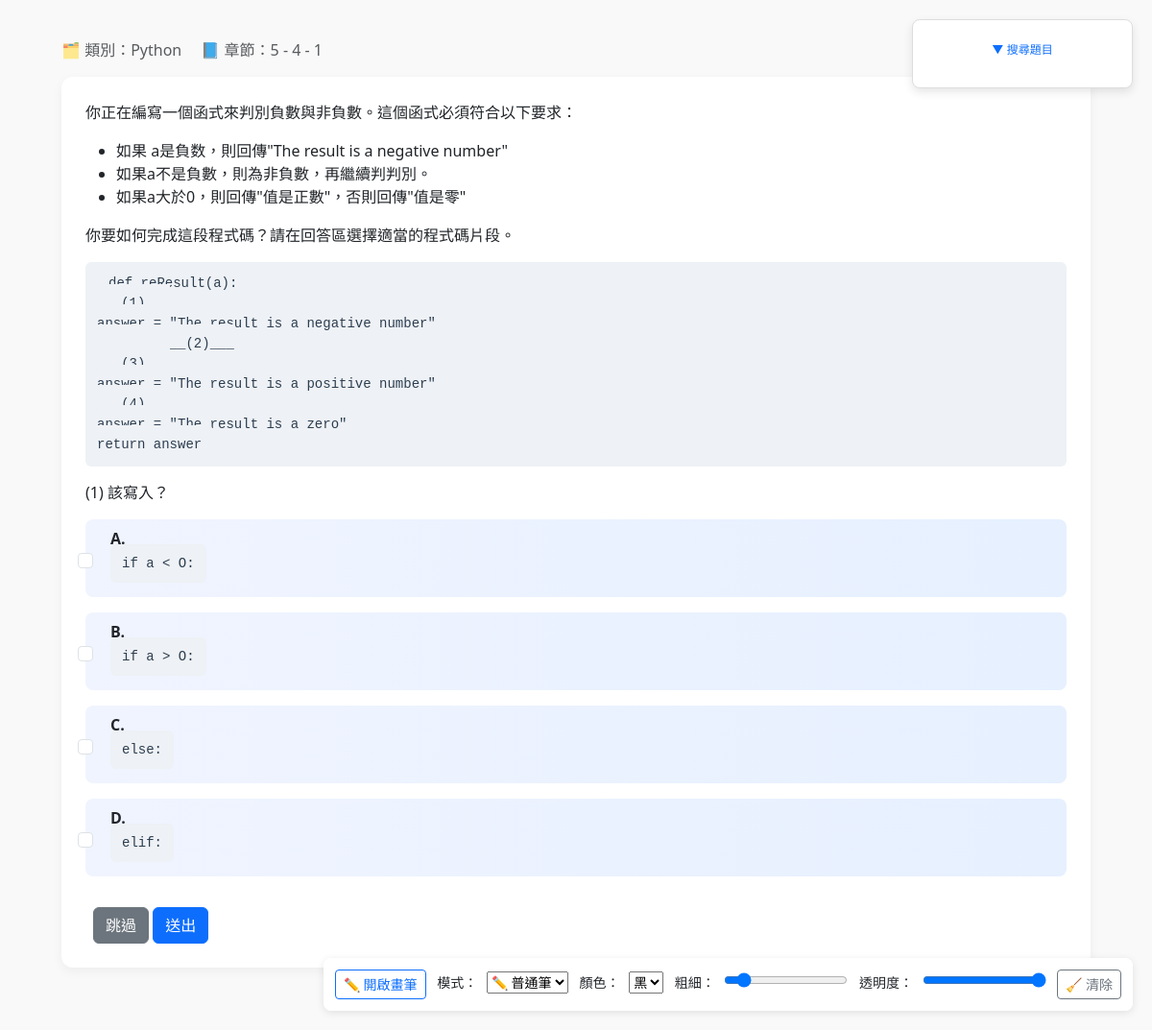
The page /mock/ on the database its author committed.
### quiz/models.py (models this page shows, shortened)
class Question(models.Model):
    chapter = models.CharField(max_length=10)
    number = models.CharField(max_length=10)
    question_text = models.TextField()
    choice_a = models.TextField()
    choice_b = models.TextField()
    choice_c = models.TextField()
    choice_d = models.TextField()
    choice_e = models.TextField(default="X")
    choice_f = models.TextField(default="X")
    choice_g = models.TextField(default="X")
    choice_h = models.TextField(default="X")
    answer = models.CharField(max_length=20)  # 多個答案可用逗號分隔
    explanation = models.TextField(blank=True, default="")
    require_order = models.BooleanField(default=False)
    is_fill_in = models.BooleanField(default=False)
    fill_answer = models.CharField(max_length=30, blank=True, default="")
    category = models.CharField(max_length=50, default="Python")

### quiz/views.py (the view, shortened to what this page needs)
# urls.py: path("mock/", views.mock_exam, name="mock_exam"),
def mock_exam(request):
    category = request.GET.get("chapter")
    number = request.GET.get("number")
    result = None
    correct_answer = None
    explanation = None
    selected_answer = []
    ai_explanation = None
    fill_input = ""
    questions = Question.objects.all()
    if category:
        questions = questions.filter(chapter=category)
    if number:
        questions = questions.filter(number=number)
    if request.method == "POST" and ("next" in request.POST or "skip" in request.POST):
        return redirect("mock_exam")
    if request.method == "POST":
        question_id = request.POST.get("question_id")
        try:
            question = Question.objects.get(id=question_id)
        except Question.DoesNotExist:
            return render(request, "quiz/mock_exam.html", {"no_question": True})
        selected_answer = request.POST.getlist("selected_answer")
        fill_input = request.POST.get("fill_answer", "").strip()
        correct_answer = question.answer.upper()
        explanation = question.explanation
        require_order = question.require_order
        if question.is_fill_in:
            result = fill_input == question.fill_answer.strip()
        else:
            user_ans = "".join(selected_answer).upper()
            if require_order:
                result = user_ans == correct_answer
            else:
                result = sorted(user_ans) == sorted(correct_answer)
        if not result:
            try:
                ai_explanation = get_ai_feedback_ollama(
                    question.question_text, "".join(selected_answer), correct_answer
                )
            except Exception as e:
                ai_explanation = f"⚠️ AI 補充失敗：{e}"
    else:
        question = random.choice(questions)
    chapter_list = Question.objects.values_list("chapter", flat=True).distinct()
    current_chapter = category or getattr(question, "chapter", None)
    if current_chapter:
        raw_numbers = (
            Question.objects.filter(chapter=current_chapter)
            .values_list("number", flat=True)
            .distinct()
        )
        def sort_key(val):
            try:
                cleaned = val.replace(" ", "")  # 去除空格：'10 - 2' → '10-2'
                if "-" in cleaned:
                    parts = cleaned.split("-")
                    return (int(parts[0]), int(parts[1]))
                else:
                    return (int(cleaned), 0)
            except Exception:
                return (float("inf"), float("inf"))
        number_list = sorted(raw_numbers, key=sort_key)
    else:
        number_list = []
    return render(
        request,
        "quiz/mock_exam.html",
        {
            "question": question,
            "selected_answer": selected_answer,
            "result": result,
            "correct_answer": correct_answer,
            "explanation": explanation,
            "category": category,
            "number": number,
            "ai_explanation": ai_explanation,
            "chapter_list": chapter_list,
            "number_list": number_list,
            "fill_input": fill_input,
        },
    )

### quiz/templatetags/quiz_extras.py (called while the page is built)
@register.filter
def get_choice(question, letter):
    return getattr(question, f"choice_{letter.lower()}", "")

@register.filter
def safe_markdown_no_h1(value):
    html = markdown2.markdown(value, extras=["fenced-code-blocks", "tables"])
    html = html.replace("<code>", '<code class="language-python">')
    return html

### quiz/templates/quiz/mock_exam.html (shortened to what this page needs)
{% load static %}
{% load markdown_deux_tags %}
{% load quiz_extras %}
<!DOCTYPE html>
<html lang="zh-Hant">
  <head>
    <link rel="stylesheet" href="//cdnjs.cloudflare.com/ajax/libs/highlight.js/11.9.0/styles/github.min.css">
    <link href="https://cdn.jsdelivr.net/npm/bootstrap@5.3.3/dist/css/bootstrap.min.css" rel="stylesheet">
    <link rel="stylesheet" href="{% static 'css/mock_exam.css' %}">
  </head>
  <body>
    {% include 'quiz/_search_bar.html' %}
    <div class="container">
      {% include 'quiz/_question_card.html' %}
    </div>
    {% include 'quiz/_overlay_canvas.html' %}
  </body>
</html>

### quiz/templates/quiz/_search_bar.html (shortened to what this page needs)
<div class="fixed-search-bar collapsed" id="searchBar">
  <button class="toggle-btn btn btn-sm btn-outline-primary" onclick="toggleSearchBar()">
    <span id="toggleIcon">▼</span> 搜尋題目
  </button>
</div>

### quiz/templates/quiz/_question_card.html (shortened to what this page needs)
{% load quiz_extras %}
{% load markdown_deux_tags %}
<div class="container">
  <div class="mb-3 text-muted">
    🗂 類別：{{ question.category }}
    📘 章節：{{ question.chapter }} - {{ question.number }}
  </div>
  <div class="question-card">
    <form method="post">
      <div class="mb-3">
        {{ question.question_text|safe_markdown_no_h1|safe }}
      </div>
      {% for option in "ABCDEFGH" %}
        {% with choice=question|get_choice:option %}
          {% if choice and choice|cut:" " != "X" %}
            <div class="form-check d-flex align-items-center gap-2 py-2 px-3 mb-3 rounded-3" style="background: linear-gradient(to right, #f0f4ff, #e6f0ff);">
              <input class="form-check-input mt-1"
                     type="checkbox"
                     name="selected_answer"
                     value="{{ option }}"
                     id="option_{{ option }}"
                     {% if option in selected_answer %}checked{% endif %}>
              <label class="form-check-label flex-grow-1" for="option_{{ option }}">
                <strong>{{ option }}.</strong> {{ choice|markdown|safe }}
              </label>
            </div>
          {% endif %}
        {% endwith %}
      {% endfor %}
      <button type="submit" name="skip" value="1" class="btn btn-secondary mt-3 ms-2">跳過</button>
      <button type="submit" class="btn btn-primary mt-3">送出</button>
    </form>
  </div>
</div>

### quiz/templates/quiz/_overlay_canvas.html (shortened to what this page needs)
<div class="canvas-controls">
  <button id="togglePenBtn" class="btn btn-sm btn-outline-primary">✏️ 開啟畫筆</button>
  <label class="ms-2">模式：
    <select id="penMode">
      <option value="normal">✏️ 普通筆</option>
    </select>
  </label>
  <label class="ms-2">顏色：
    <select id="penColor">
      <option value="#000000">黑</option>
    </select>
  </label>
  <label class="ms-2">粗細：
    <input type="range" id="brushSize" min="1" max="10" value="2">
  </label>
  <label class="ms-2">透明度：
    <input type="range" id="penAlpha" min="0" max="1" step="0.1" value="1">
  </label>
  <button onclick="clearOverlayCanvas()" class="btn btn-sm btn-outline-secondary ms-2">🧹 清除</button>
</div>

### quiz/static/css/mock_exam.css (style rules this page uses)
body { padding: 40px; background: #f9f9f9; }
.question-card { background: #ffffff; border-radius: 12px; padding: 25px; box-shadow: 0 4px 12px rgba(0, 0, 0, 0.05); margin-bottom: 25px; }
.form-check { display: flex; align-items: center; flex-wrap: wrap; word-break: break-word; margin-bottom: 12px; padding: 12px 16px; background: linear-gradient(to right, #f0f4ff, #e6f0ff); border-radius: 10px; transition: all 0.3s ease; }
.form-check-input { margin-right: 10px; flex-shrink: 0; }
.form-check-label { flex-grow: 1; margin-bottom: 0; }
pre, code { white-space: pre-wrap; word-wrap: break-word; overflow-x: auto; font-family: 'Courier New', monospace; background-color: #eef1f5; color: #2c3e50; padding: 12px; border-radius: 6px; margin: 15px 0; }
.fixed-search-bar { position: fixed; top: 20px; right: 20px; z-index: 1000; background-color: #ffffff; padding: 16px; border: 1px solid #ddd; border-radius: 8px; box-shadow: 0 4px 10px rgba(0, 0, 0, 0.1); width: 230px; transition: all 0.3s ease; }
.toggle-btn { border: none; width: 100%; padding: 6px; border-radius: 6px; cursor: pointer; font-size: 12px; margin-bottom: 8px; }
.canvas-controls { position: fixed; bottom: 20px; right: 20px; z-index: 1000; background: rgba(255, 255, 255, 0.95); padding: 12px; border-radius: 8px; box-shadow: 0 2px 8px rgba(0, 0, 0, 0.1); font-size: 14px; }
.canvas-controls label, .canvas-controls select, .canvas-controls input { margin-left: 6px; }

### rows shown on the page
Question: category "Python", chapter "5", number "4 - 1", question_text "你正在編寫一個函式來判別負數與非負數。這個函式必須符合以下要求： 如果 a是負数，則回傳\"The result is a negative number\" 如果a不是負數，則為非負數，再繼續判判別。 如果a大於0，則回傳\"值是正數\"，否則回傳\"值是零\" 你要如何完成這段程式碼？請在回答區選擇適當的程式碼片段。 def reResult(a): ___(1)___ answer = \"The result is a negative number\" ___(2)___ ___(3)___ answer = \"The result is a positive number\" ___(4)___ answer = \"The result is a zero\" return answer (1) 該寫入？", choice_a "if a < O:" "if a > O:" "else:" "elif:"

### other values the page prints
{{ option }} "A" "B" "C" "D"
